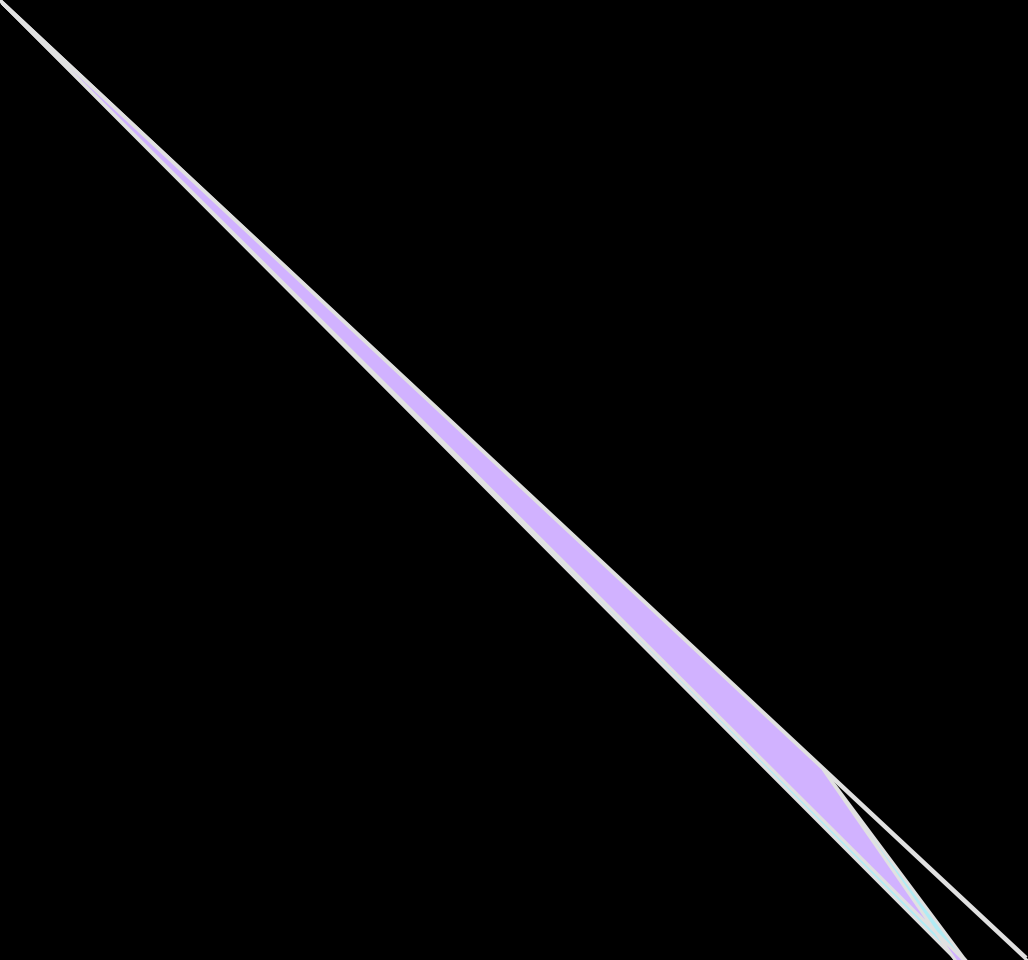
Frame 1 (no input)
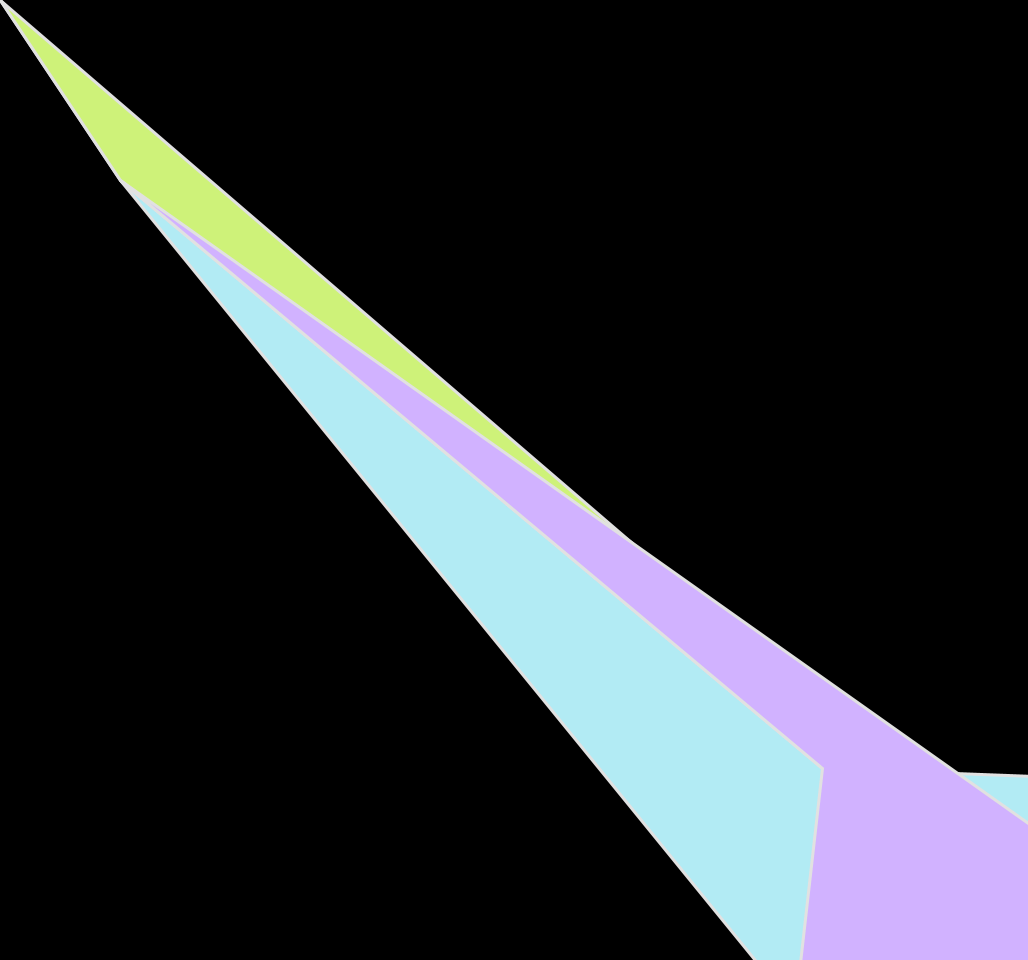
Frame 60 (the mouse pressed at the canvas centre just before this capture)
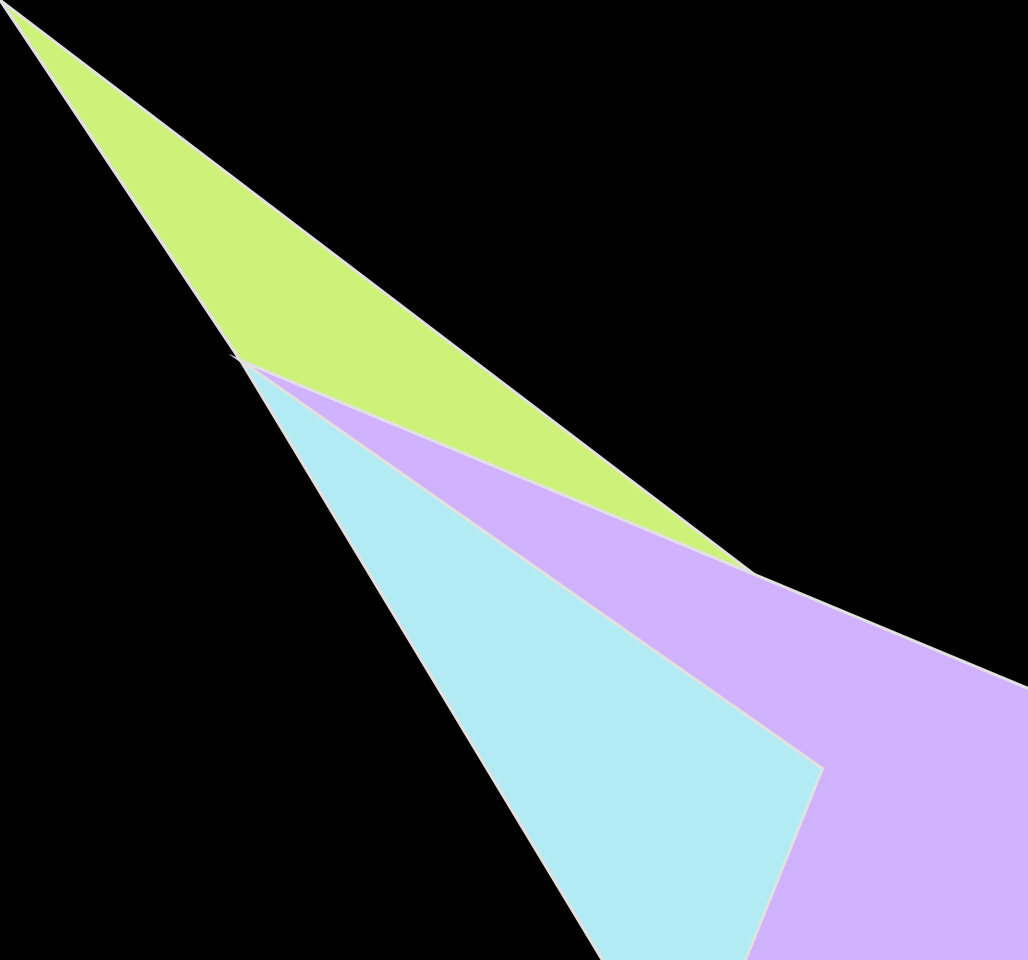
Frame 120 (the mouse held since frame 60 and released just before this capture)

The Processing sketch that drew these frames (run headless with seeded random() and noise(); from frame 60 on, the mouse is pressed at the canvas centre):

// Processing sketch: processing_144967
// ── processing_144967.pde

//Konkuk University
//SOS iDesign
   
//Name: choi in seo
//ID: 201420113
 
int x=0;
int y=0;
int xSpeed=2;
int ySpeed=3;

void setup(){
  size(1028,960);
  smooth();
  background(10);
}
void draw(){
  background(0);
  x=x+xSpeed;
  y=y+ySpeed;
if ((x > width) || (x < 0)) {
    xSpeed = xSpeed * -1;
  }
 if ((y > height) || (y < 0)) {
    ySpeed = ySpeed * -2;
 }
stroke(225);
strokeWeight(3);
fill(255,223,140);
quad(x, y, 0, 0, 0, 0, width+x, height+y);
fill(206,242,121);
quad(x, y, 0, 0, 0, 0, width-x, height-y);
fill(178,235,244);
quad(x,y,width-x,width+x,height+y,height-y,width*0.8,height*0.8);
fill(209,178,255);
quad(x,y,width+x,width-x,height-y,height+y,width*0.8,height*0.8);
 
 
}
